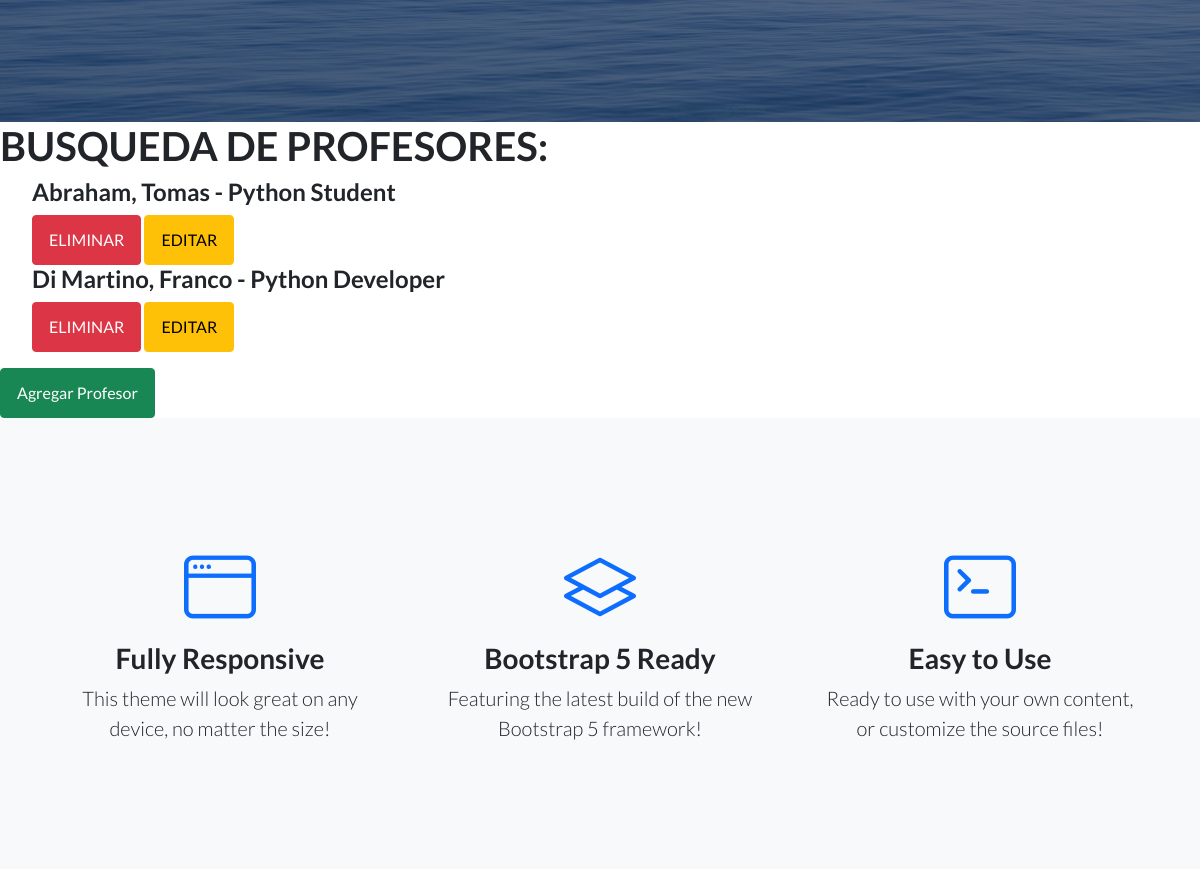
The page /AppCoder/leerProfesores/ (signed in, middle part) on the database as committed earlier.
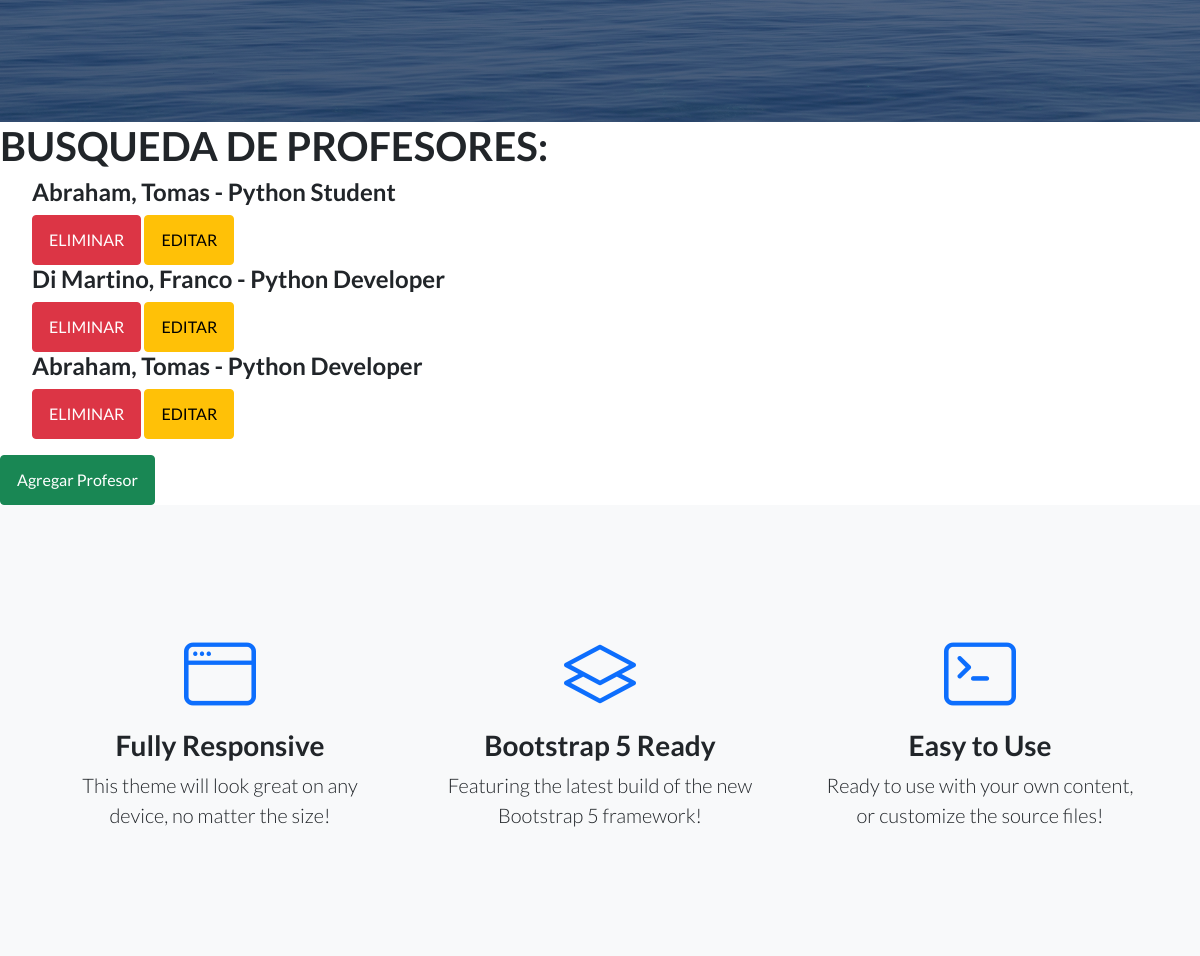
The same page on the database as committed later.
### AppCoder/models.py (models this page shows, shortened)
class Profesor(models.Model):
    nombre= models.CharField(max_length=50)
    apellido= models.CharField(max_length=50)
    email= models.EmailField()
    profesion= models.CharField(max_length=50)

### AppCoder/views.py (the view)
# urls.py: path("leerProfesores/", leerProfesores, name="leerProfesores"),
@login_required
def leerProfesores(request):
    profesores=Profesor.objects.all()
    return render(request, "AppCoder/leerProfesores.html", {"profesores":profesores, "avatar":obtenerAvatar(request)})

### AppCoder/views.py (called while the page is built)
def obtenerAvatar(request):
    lista=Avatar.objects.filter(user=request.user)
    if len(lista)!= 0:
        imagen=lista[0].imagen.url
    else:
        imagen=""
    return imagen

### AppCoder/templates/AppCoder/leerProfesores.html (shortened to what this page needs)
{% extends "AppCoder/padre.html" %}
{% load static %}
{% block contenido %}
<h1>BUSQUEDA DE PROFESORES:</h1>
{% if profesores %}
<ul>
    {% for profe in profesores %}
    <h4>{{ profe.apellido }}, {{ profe.nombre }} - {{ profe.profesion }}</h4>
    <a class="btn btn-danger" href="{% url 'eliminarProfesor' profe.id %}">ELIMINAR</a>
    <a class="btn btn-warning" href="{% url 'editarProfesor' profe.id %}">EDITAR</a>
    <br>
    {% endfor %}
</ul>
{% else %}
<p>NO SE ENCONTRARON PROFESORES</p>
{% endif %}
<a class="btn btn-success" href="{% url 'profesores' %}">Agregar Profesor</a>
{% endblock %}

Rows that differ between the two databases and show on the page:
added Profesor: apellido "Abraham", nombre "Tomas", profesion "Python Developer"
